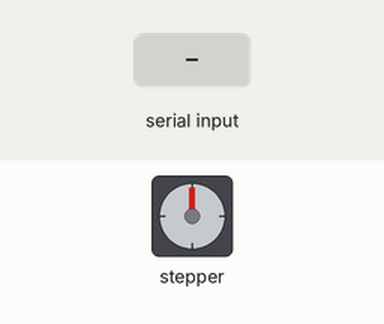
Recording of a sketch running on a simulated Arduino Uno, built with avr-gcc and run on an emulated ATmega328P. Shown: stepper motor. The test bench sets the inputs (shaded band). Stepper angles assume 200 steps per turn.

Above: at 1.2 s.
1.3 s: "200\n" received over Serial
At 1.75 s:
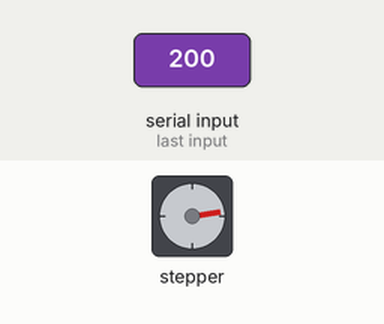
4.3 s: byte 32 (' ') received over Serial
At 4.76 s:
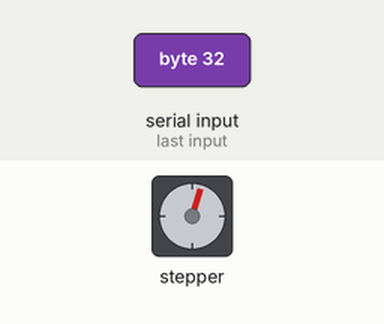
7.3 s: "90 45 200\n" received over Serial
At 8.1 s:
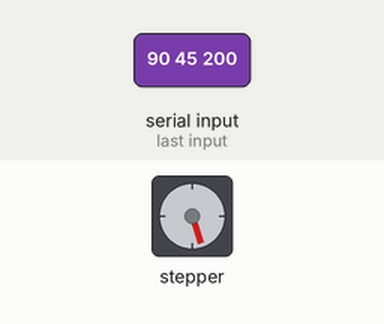
Timing chart, 0 to 10.3 s (numbered marks = the images above; inputs shaded):
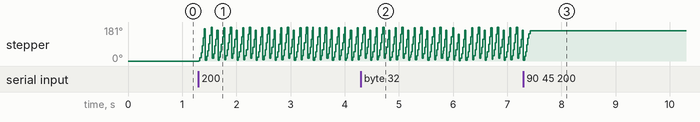

The sketch:

puck_intercept_accelstep.ino
```cpp
#include <AccelStepper.h>
AccelStepper stepper1(1,4,3);
AccelStepper stepper2(1,6,5);

int fbMarginSteps = 100;

String inputString = ""; //a String to hold incoming data
String stepper1Coord = "";
String stepper2Coord = "";
String fbStepper1Coord = "";
String fbStepper2Coord = "";

int step1Coord = 0;
int step2Coord = 0;
int fbStep1Coord = 0;
int fbStep2Coord = 0;

bool stringComplete = false;  //whether the string is complete
bool retRead        = false;  //whether '\r' character has been read
bool tabRead        = false;  //whether '\t' character has been read
bool spaceRead      = false;  //whether ' ' character has been read

void setup() {
  // initialize serial:
  Serial.begin(9600);
  // reserve 200 bytes for the inputString:
  inputString.reserve(200);

  stepper1.setMaxSpeed(3000.0);
  stepper1.setAcceleration(20000.0);
  stepper2.setMaxSpeed(3000.0);
  stepper2.setAcceleration(20000.0);

}

void loop() {
  // print the string when a newline arrives:
  if (stringComplete) {
    //convert strings to integers
    step1Coord = stepper1Coord.toInt();
    step2Coord = stepper2Coord.toInt();
    fbStep1Coord = fbStepper1Coord.toInt();
    fbStep2Coord = fbStepper2Coord.toInt();

    //reset strings and flags
    inputString = "";
    stepper2Coord = "";
    stepper1Coord = "";
    fbStepper2Coord = "";
    fbStepper1Coord = "";
    stringComplete = false;
    retRead = false;
    tabRead = false;
    spaceRead = false;
  }

   //feeback loop

   if ((stepper1.currentPosition() < fbStep1Coord - fbMarginSteps) ||
       (stepper1.currentPosition() > fbStep1Coord + fbMarginSteps) ||
       (stepper2.currentPosition() < fbStep2Coord - fbMarginSteps) ||
       (stepper2.currentPosition() > fbStep2Coord + fbMarginSteps))
       {
          stepper1.setCurrentPosition(fbStep1Coord);
          stepper2.setCurrentPosition(fbStep2Coord);
       }


   //move to a position
   stepper1.moveTo(step1Coord);
   stepper1.run();
   stepper2.moveTo(step2Coord);
   stepper2.run();
}

/*
  SerialEvent occurs whenever a new data comes in the hardware serial RX. This
  routine is run between each time loop() runs, so using delay inside loop can
  delay response. Multiple bytes of data may be available.
*/
void serialEvent() {
  while (Serial.available()) {
    // get the new byte:
    char inChar = (char)Serial.read();

     //if the incoming character is a carriage return, set a flag so the incoming character
    if (inChar == '\r'){
      retRead = true;
    }

    //if the incoming character is a carriage return, set a flag so the incoming character
    if (inChar == '\t'){
      tabRead = true;
    }

    //if the incoming character is a carriage return, set a flag so the incoming character
    if (inChar == ' '){
      spaceRead = true;
    }

    // if the incoming character is a newline, set a flag so the main loop can
    // do something about it:
    if (inChar == '\n') {
      stringComplete = true;
    }

    // add it to the inputString:
    inputString += inChar;


    if(retRead && !tabRead && !spaceRead){
      stepper2Coord += inChar;
    } else if(retRead && tabRead && !spaceRead) {
      fbStepper1Coord += inChar;
    } else if(retRead && tabRead && spaceRead){
      fbStepper2Coord += inChar;
    } else {
      stepper1Coord += inChar;
    }
  }
}
```
